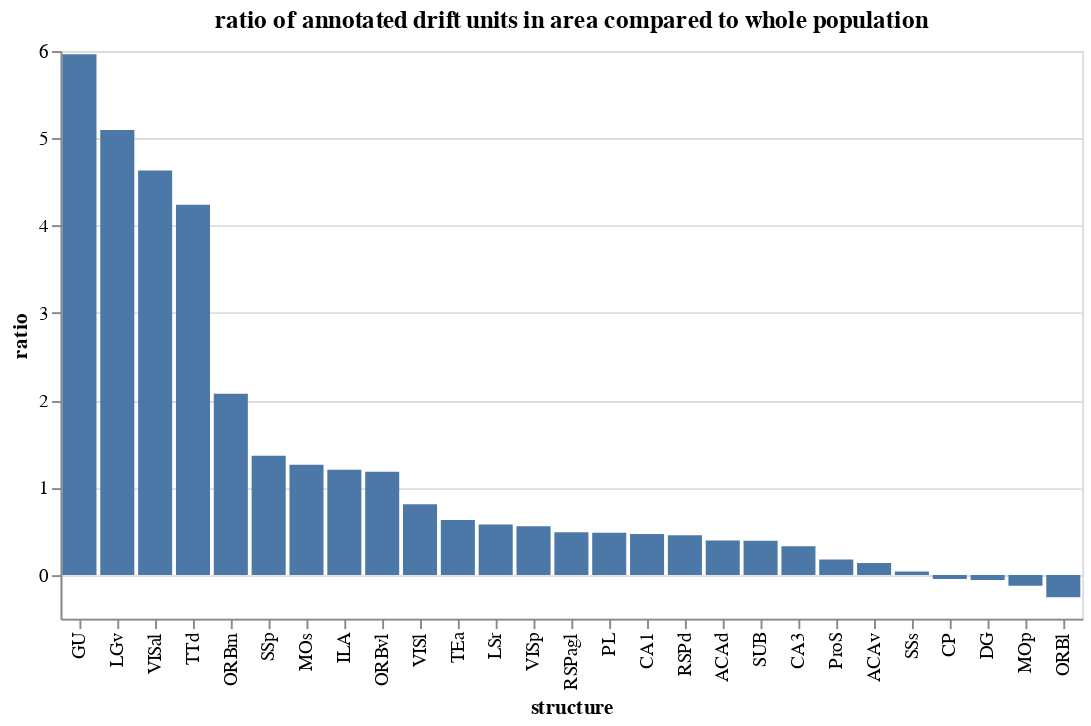

Notebook source saved alongside this figure:
### Markdown cell above
# Drift by brain area
---
### Annotated KS2.5 units

### Code cell
import altair as alt
import polars as pl

df = (
    pl.read_parquet('//allen/programs/mindscope/workgroups/dynamicrouting/ben/unit_drift.parquet')
    .filter(
        pl.col('unit_id').str.ends_with('_ks4').not_(),
        pl.col('drift_rating') == 1,
    )
    .join(
        pl.scan_parquet('s3://aind-scratch-data/dynamic-routing/cache/nwb_components/v0.0.261/consolidated/units.parquet').select('unit_id', 'structure').collect(),
        on='unit_id',
        how='right',
    )
)

(
    df
    .filter(pl.col('drift_rating') == 1)['structure'].value_counts(name='n_annotated')
    .filter(pl.col('n_annotated') > 10)
    .with_columns(
        fraction_annotated=pl.col('n_annotated') / pl.col('n_annotated').sum()
    )
    .join(
        df.filter(pl.col('drift_rating').is_null())['structure'].value_counts(name='fraction_unannotated', normalize=True),
        on='structure',
    )
    .with_columns(
        diff=pl.col('fraction_annotated') / pl.col('fraction_unannotated') - 1,
    )
    .drop('fraction_annotated', 'fraction_unannotated')
    .sort('diff')
).plot.bar(x=alt.X('structure:N', sort='-y'), y=alt.Y('diff', title='ratio')).properties(title='ratio of annotated drift units in area compared to whole population')

### Figure 1 — Vega-Lite specification as saved in the notebook (floating-point values rounded to 4 significant figures)
{"config": {"view": {"continuousWidth": 300, "continuousHeight": 300}}, "data": {"name": "data-03085eda18d0e557bf3870c9cba5bfb4"}, "mark": {"type": "bar", "tooltip": true}, "encoding": {"x": {"field": "structure", "sort": "-y", "type": "nominal"}, "y": {"field": "diff", "title": "ratio", "type": "quantitative"}}, "params": [{"name": "param_1", "select": {"type": "interval", "encodings": ["x", "y"]}, "bind": "scales"}], "title": "ratio of annotated drift units in area compared to whole population", "$schema": "https://vega.github.io/schema/vega-lite/v5.20.1.json", "datasets": {"data-03085eda18d0e557bf3870c9cba5bfb4": [{"structure": "ORBl", "n_annotated": 17, "diff": -0.2536}, {"structure": "MOp", "n_annotated": 35, "diff": -0.1239}, {"structure": "DG", "n_annotated": 24, "diff": -0.05624}, {"structure": "CP", "n_annotated": 63, "diff": -0.04468}, {"structure": "SSs", "n_annotated": 18, "diff": 0.04138}, {"structure": "ACAv", "n_annotated": 22, "diff": 0.1382}, {"structure": "ProS", "n_annotated": 12, "diff": 0.1769}, {"structure": "CA3", "n_annotated": 22, "diff": 0.3283}, {"structure": "SUB", "n_annotated": 17, "diff": 0.3926}, {"structure": "ACAd", "n_annotated": 25, "diff": 0.3941}, {"structure": "RSPd", "n_annotated": 13, "diff": 0.4562}, {"structure": "CA1", "n_annotated": 51, "diff": 0.4694}, {"structure": "PL", "n_annotated": 19, "diff": 0.485}, {"structure": "RSPagl", "n_annotated": 17, "diff": 0.4904}, {"structure": "VISp", "n_annotated": 48, "diff": 0.5588}, {"structure": "LSr", "n_annotated": 17, "diff": 0.5773}, {"structure": "TEa", "n_annotated": 11, "diff": 0.6293}, {"structure": "VISl", "n_annotated": 13, "diff": 0.8093}, {"structure": "ORBvl", "n_annotated": 30, "diff": 1.182}, {"structure": "ILA", "n_annotated": 17, "diff": 1.206}, {"structure": "MOs", "n_annotated": 239, "diff": 1.263}, {"structure": "SSp", "n_annotated": 147, "diff": 1.367}, {"structure": "ORBm", "n_annotated": 19, "diff": 2.076}, {"structure": "TTd", "n_annotated": 19, "diff": 4.239}, {"structure": "VISal", "n_annotated": 33, "diff": 4.632}, {"structure": "LGv", "n_annotated": 11, "diff": 5.096}, {"structure": "GU", "n_annotated": 11, "diff": 5.964}]}}
